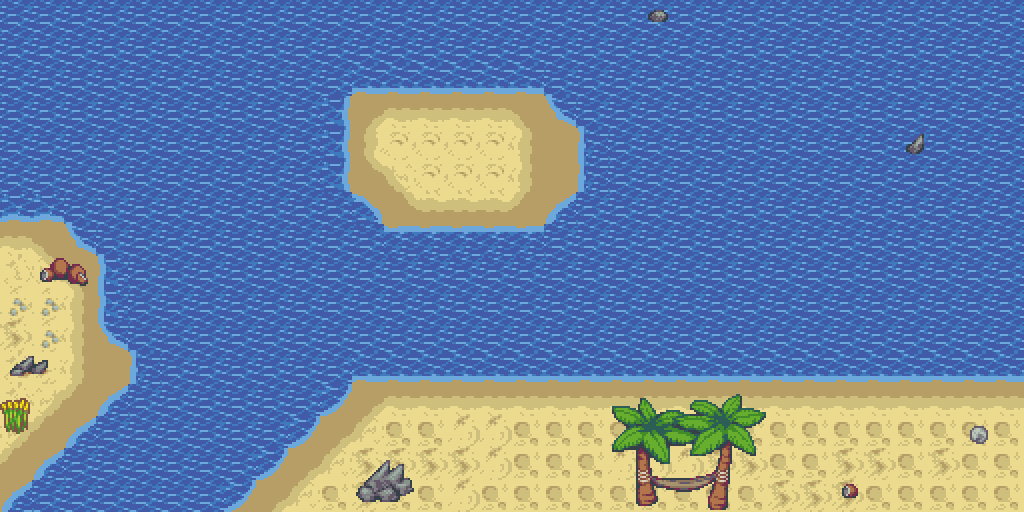

This is a level from a 2D game, rendered from its Tiled map with the project's own tilesets. A one-line summary and the complete map file follow:
An orthogonal 32x16 tile map with 32x32 px tiles, 2 tile layers (Warstwa Kafelków 1, Warstwa Kafelków 2), 2 tilesets.

<map version="1.10" tiledversion="1.10.1" orientation="orthogonal" renderorder="right-down" width="32" height="16" tilewidth="32" tileheight="32" infinite="0" nextlayerid="4" nextobjectid="1">
 <tileset firstgid="1" source="tf_beach_tileA1.tsx" />
 <tileset firstgid="193" source="tf_beach_tileB.tsx" />
 <layer id="1" name="Warstwa Kafelków 1" width="32" height="16">
  <data encoding="csv">
103,103,103,103,103,103,103,103,103,103,103,103,103,103,103,103,103,103,103,103,103,103,103,103,103,103,103,103,103,103,103,103,
103,103,103,103,103,103,103,103,103,103,103,103,103,103,103,103,103,103,103,103,103,103,103,103,103,103,103,103,103,103,103,103,
103,103,103,103,103,103,103,103,103,103,103,103,103,103,103,103,103,103,103,103,103,103,103,103,103,103,103,103,103,103,103,103,
103,103,103,103,103,103,103,103,103,103,103,103,103,257,257,258,259,103,103,103,103,103,103,103,103,103,103,103,103,103,103,103,
103,103,103,103,103,103,103,103,103,103,103,103,103,311,311,311,275,103,103,103,103,103,103,103,103,103,103,103,103,103,103,103,
103,103,103,103,103,103,103,103,159,159,159,159,159,311,311,311,291,103,103,103,103,103,103,103,103,103,103,103,103,103,103,103,
182,182,103,103,103,103,103,103,159,39,39,39,39,305,305,306,307,103,103,103,103,103,103,103,103,103,103,103,103,103,103,103,
398,378,73,103,103,103,103,103,159,39,39,39,39,39,39,39,103,103,103,103,103,103,103,103,103,103,103,103,103,103,103,103,
194,377,378,5,103,103,103,103,159,39,39,39,39,39,39,39,103,103,103,103,103,103,103,103,103,103,103,103,103,103,103,103,
215,215,361,5,103,103,103,103,159,39,39,39,39,39,39,39,103,103,103,103,103,103,103,103,103,103,103,103,103,103,103,103,
196,215,361,89,103,103,103,103,159,39,39,39,39,39,39,39,103,103,103,103,103,103,103,103,103,103,103,103,103,103,103,103,
228,229,361,362,33,103,103,103,159,39,39,146,146,146,146,146,146,146,146,146,146,146,146,146,146,146,146,146,146,146,146,146,
194,345,365,41,103,103,103,103,103,103,156,379,398,398,398,398,398,398,398,398,398,398,398,398,398,398,398,398,398,398,398,398,
345,365,41,103,103,103,103,103,103,156,379,380,213,213,198,198,213,213,213,213,213,213,213,213,213,213,213,213,213,213,213,213,
365,41,103,103,103,103,103,103,156,379,380,196,196,196,196,198,213,213,213,198,198,198,196,196,213,213,196,196,213,196,213,213,
41,103,103,103,103,103,103,156,379,380,213,196,213,213,198,213,213,213,213,213,213,213,213,213,196,196,196,213,213,213,213,213
</data>
 </layer>
 <layer id="3" name="Warstwa Kafelków 2" width="32" height="16">
  <data encoding="csv">
0,0,0,0,0,0,0,0,0,0,0,0,0,0,0,0,0,0,0,0,241,0,0,0,0,0,0,0,0,0,0,0,
0,0,0,0,0,0,0,0,0,0,0,0,0,0,0,0,0,0,0,0,0,0,0,0,0,0,0,0,0,0,0,0,
0,0,0,0,0,0,0,0,0,0,0,162,162,162,162,162,162,0,0,0,0,0,0,0,0,0,0,0,0,0,0,0,
0,0,0,0,0,0,0,0,0,0,54,379,398,398,398,398,381,57,0,0,0,0,0,0,0,0,0,0,0,0,0,0,
0,0,0,0,0,0,0,0,0,0,54,364,199,199,199,199,361,362,17,0,0,0,0,0,0,0,0,0,242,0,0,0,
0,0,0,0,0,0,0,0,0,0,54,347,348,199,199,199,361,362,17,0,0,0,0,0,0,0,0,0,0,0,0,0,
0,0,0,0,0,0,0,0,0,0,0,110,367,350,350,350,365,25,40,0,0,0,0,0,0,0,0,0,0,0,0,0,
0,0,0,0,0,0,0,0,0,0,0,0,129,129,129,129,129,40,0,0,0,0,0,0,0,0,0,0,0,0,0,0,
0,311,312,0,0,0,0,0,0,0,0,0,0,0,0,0,0,0,0,0,0,0,0,0,0,0,0,0,0,0,0,0,
0,0,0,0,0,0,0,0,0,0,0,0,0,0,0,0,0,0,0,0,0,0,0,0,0,0,0,0,0,0,0,0,
0,0,0,0,0,0,0,0,0,0,0,0,0,0,0,0,0,0,0,0,0,0,0,0,0,0,0,0,0,0,0,0,
0,0,0,0,0,0,0,0,0,0,0,0,0,0,0,0,0,0,0,0,0,0,0,0,0,0,0,0,0,0,0,0,
313,0,0,0,0,0,0,0,0,0,0,0,0,0,0,0,0,0,0,252,253,254,255,256,0,0,0,0,0,0,0,0,
329,0,0,0,0,0,0,0,0,0,0,0,0,0,0,0,0,0,0,268,269,270,271,272,0,0,0,0,0,0,295,0,
0,0,0,0,0,0,0,0,0,0,0,230,231,0,0,0,0,0,0,284,285,286,287,288,0,0,0,0,0,0,0,0,
0,0,0,0,0,0,0,0,0,0,0,246,247,0,0,0,0,0,0,300,301,302,303,304,0,0,325,0,0,0,0,0
</data>
 </layer>
</map>
